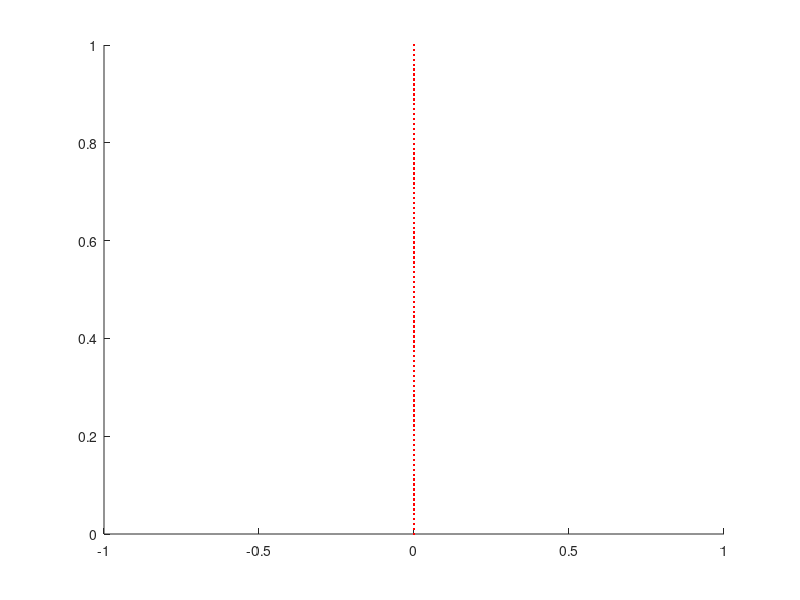

This chart was generated by the following MATLAB code: (Note: this script raises an error after producing the figure.)
% Reflect Electrode Positions about the interhemispheric plane
% interhemispheric plane is marked manually

% method from http://gamedev.stackexchange.com/a/43692

% plot x-plane
Xlim=xlim; Ylim=ylim; Zlim=zlim;
hold on; plot3(zeros(100,100), repmat(linspace(Ylim(1),Ylim(2)),100,1), repmat(linspace(Zlim(1),Zlim(2)),100,1)', 'r.');

% click on the midline plane with camera position along it
pos1=get(gca,'CurrentPoint');
% click on another the midline plane with camera position along it
pos2=get(gca,'CurrentPoint');

% plot pos1 and pos2
hold on; plot3(pos1(:,1), pos1(:,2), pos1(:,3), 'g');
hold on; plot3(pos2(:,1), pos2(:,2), pos2(:,3), 'g');

norm = cross((pos1(2,:)-pos1(1,:)), (pos2(1,:)-pos1(1,:)));
norm=norm/dot(norm, norm)^0.5;
d = dot(-norm,pos1(1,:));

CortElecLocRef = cellfun(@(A) (A - 2*(dot(A,norm)+d)*norm), CortElecLoc, 'UniformOutput', false);
